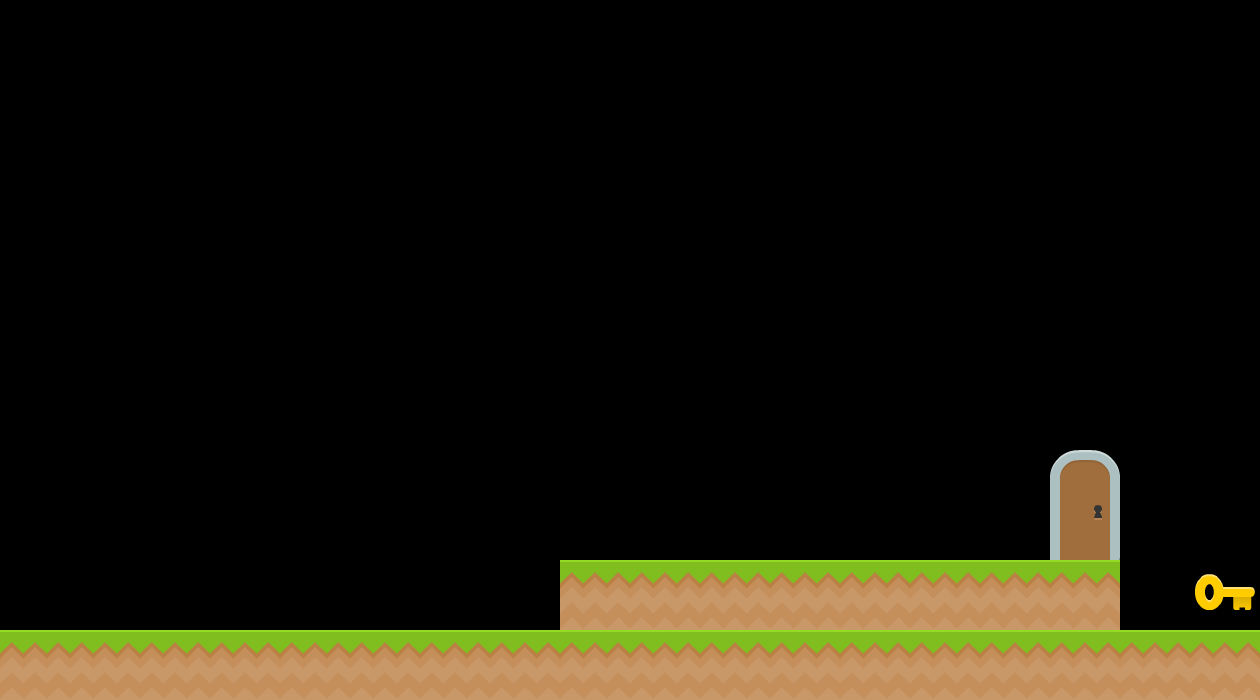

Below is a game level as drawn by its tile map, then a one-line description and the .tmx file that defines it, in full:
An orthogonal 18x10 tile map with 70x70 px tiles, 3 tile layers (Ground, Key, Door).

<map version="1.10" tiledversion="1.10.2" orientation="orthogonal" renderorder="right-down" width="18" height="10" tilewidth="70" tileheight="70" infinite="0" nextlayerid="4" nextobjectid="1">
 <tileset firstgid="1" name="platformer" tilewidth="70" tileheight="70" tilecount="4" columns="0">
  <grid orientation="orthogonal" width="1" height="1" />
  <tile id="0">
   <image width="70" height="70" source="assets/tiles/grassMid.png" />
  </tile>
  <tile id="1">
   <image width="70" height="70" source="assets/tiles/door_closedMid.png" />
  </tile>
  <tile id="2">
   <image width="70" height="70" source="assets/tiles/door_closedTop.png" />
  </tile>
  <tile id="3">
   <image width="70" height="70" source="assets/items/keyYellow.png" />
  </tile>
 </tileset>
 <layer id="1" name="Ground" width="18" height="10">
  <data encoding="csv">
0,0,0,0,0,0,0,0,0,0,0,0,0,0,0,0,0,0,
0,0,0,0,0,0,0,0,0,0,0,0,0,0,0,0,0,0,
0,0,0,0,0,0,0,0,0,0,0,0,0,0,0,0,0,0,
0,0,0,0,0,0,0,0,0,0,0,0,0,0,0,0,0,0,
0,0,0,0,0,0,0,0,0,0,0,0,0,0,0,0,0,0,
0,0,0,0,0,0,0,0,0,0,0,0,0,0,0,0,0,0,
0,0,0,0,0,0,0,0,0,0,0,0,0,0,0,0,0,0,
0,0,0,0,0,0,0,0,0,0,0,0,0,0,0,0,0,0,
0,0,0,0,0,0,0,0,1,1,1,1,1,1,1,1,0,0,
1,1,1,1,1,1,1,1,1,1,1,1,1,1,1,1,1,1
</data>
 </layer>
 <layer id="2" name="Key" width="18" height="10">
  <data encoding="csv">
0,0,0,0,0,0,0,0,0,0,0,0,0,0,0,0,0,0,
0,0,0,0,0,0,0,0,0,0,0,0,0,0,0,0,0,0,
0,0,0,0,0,0,0,0,0,0,0,0,0,0,0,0,0,0,
0,0,0,0,0,0,0,0,0,0,0,0,0,0,0,0,0,0,
0,0,0,0,0,0,0,0,0,0,0,0,0,0,0,0,0,0,
0,0,0,0,0,0,0,0,0,0,0,0,0,0,0,0,0,0,
0,0,0,0,0,0,0,0,0,0,0,0,0,0,0,0,0,0,
0,0,0,0,0,0,0,0,0,0,0,0,0,0,0,0,0,0,
0,0,0,0,0,0,0,0,0,0,0,0,0,0,0,0,0,4,
0,0,0,0,0,0,0,0,0,0,0,0,0,0,0,0,0,0
</data>
 </layer>
 <layer id="3" name="Door" width="18" height="10">
  <data encoding="csv">
0,0,0,0,0,0,0,0,0,0,0,0,0,0,0,0,0,0,
0,0,0,0,0,0,0,0,0,0,0,0,0,0,0,0,0,0,
0,0,0,0,0,0,0,0,0,0,0,0,0,0,0,0,0,0,
0,0,0,0,0,0,0,0,0,0,0,0,0,0,0,0,0,0,
0,0,0,0,0,0,0,0,0,0,0,0,0,0,0,0,0,0,
0,0,0,0,0,0,0,0,0,0,0,0,0,0,0,0,0,0,
0,0,0,0,0,0,0,0,0,0,0,0,0,0,0,3,0,0,
0,0,0,0,0,0,0,0,0,0,0,0,0,0,0,2,0,0,
0,0,0,0,0,0,0,0,0,0,0,0,0,0,0,0,0,0,
0,0,0,0,0,0,0,0,0,0,0,0,0,0,0,0,0,0
</data>
 </layer>
</map>
